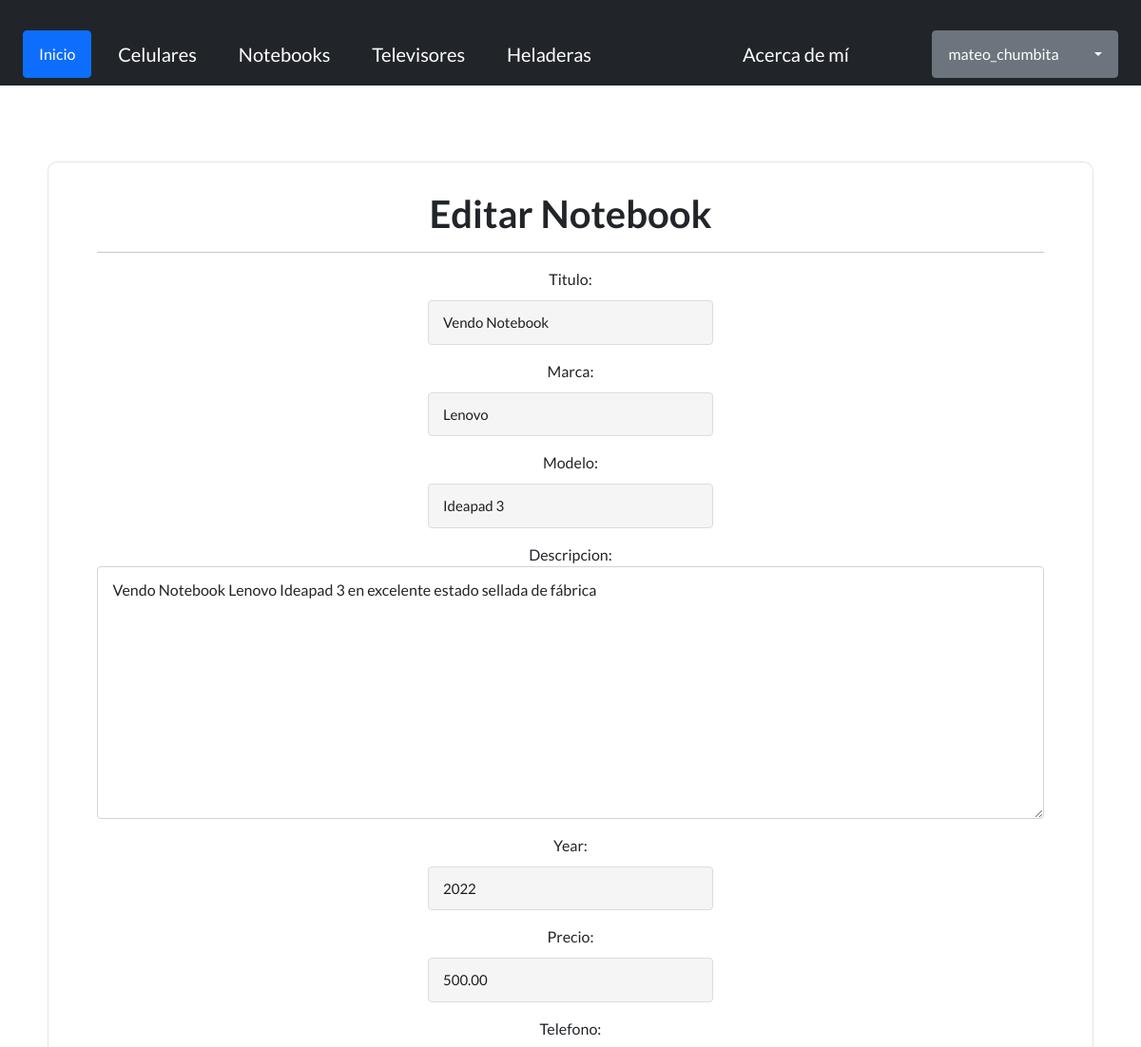
Page /product/editar-notebook/1/ (signed in, upper part) on the earlier database version.
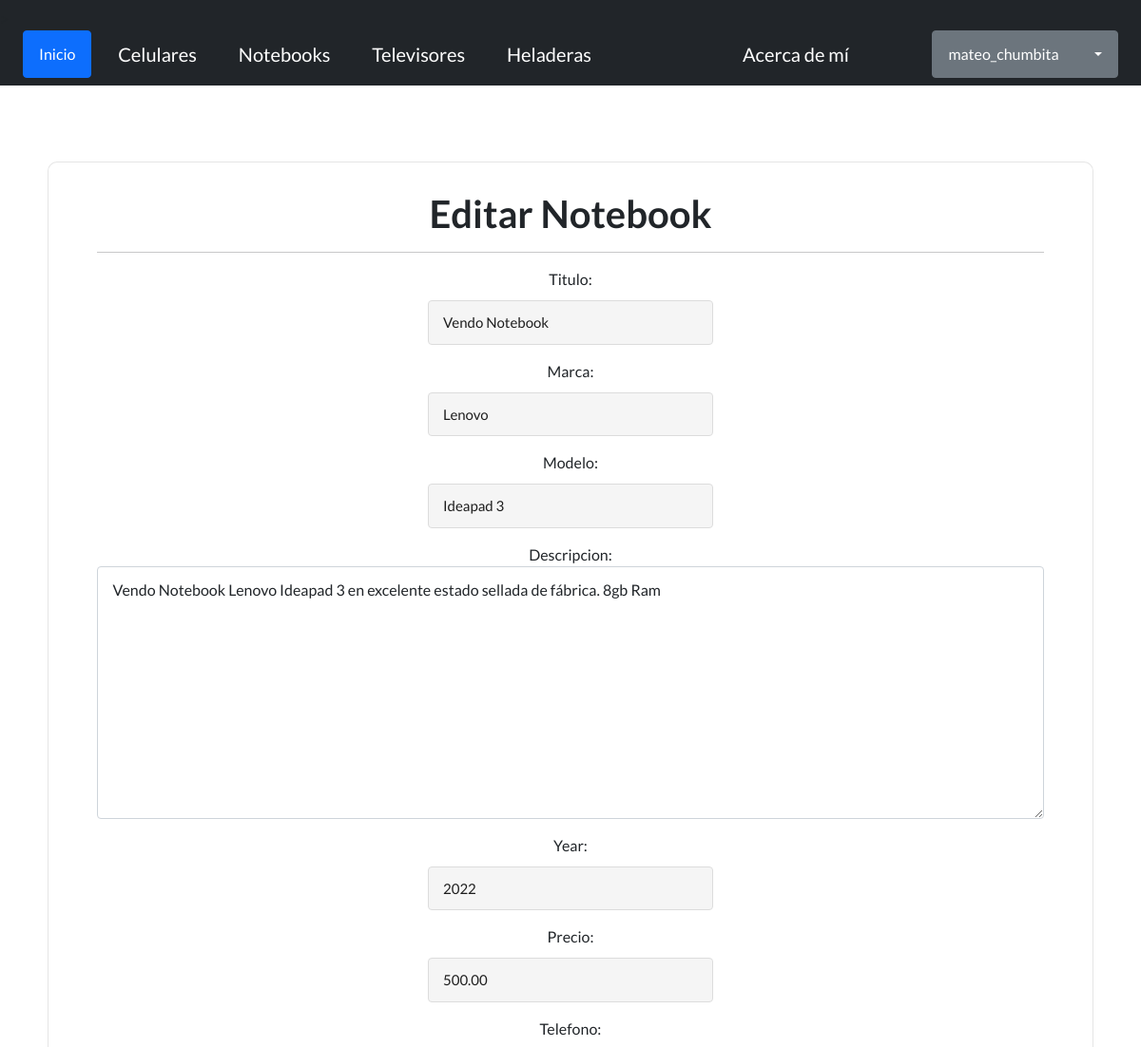
Same page on the later database version.
### product/models.py (models this page shows, shortened)
class Notebook(models.Model):
    usuario = models.ForeignKey(User, on_delete=models.CASCADE, null=True, blank=True)
    titulo = models.CharField(max_length=200)
    marca = models.CharField(max_length=40)
    modelo = models.CharField(max_length=40)
    descripcion = models.TextField(null=True, blank=True)
    year = models.IntegerField()
    precio = models.DecimalField(max_digits=10, decimal_places=2)
    fecha = models.DateTimeField(auto_now_add=True)
    telefono = models.IntegerField()
    email= models.EmailField()
    imagen = models.ImageField(null=True, blank=True, upload_to="imagen_notebook/")

### product/views.py (the view)
# urls.py: path('editar-notebook/<int:pk>/', NotebookUpdateView.as_view(), name="editar_notebook"),
class NotebookUpdateView(LoginRequiredMixin, UpdateView):
    model = Notebook
    form_class =  EdicionNotebookForm
    success_url = reverse_lazy('notebooks')
    template_name = "product/editar_notebook.html"

### product/forms.py
class  EdicionNotebookForm(forms.ModelForm):
    class Meta:
        model = Notebook
        fields = [  'titulo', 'marca', 'modelo', 'descripcion', 'year', 'precio',  'telefono', 'email', 'imagen']
        widgets = {
            'titulo' : forms.TextInput(attrs={'class': 'form-control'}),
            'marca' : forms.TextInput(attrs={'class': 'form-control'}),
            'modelo' : forms.TextInput(attrs={'class': 'form-control'}),
            'descripcion' : forms.Textarea(attrs={'class': 'form-control'}),
            'year' : forms.TextInput(attrs={'class': 'form-control'}),
            'precio' : forms.TextInput(attrs={'class': 'form-control'}),
            'telefono' : forms.TextInput(attrs={'class': 'form-control'}),
            'email' : forms.TextInput(attrs={'class': 'form-control'}),
        }

### product/templates/product/editar_notebook.html (shortened to what this page needs)
{% extends "usuario/base.html" %}
{% block contenido %}
{% if user.id == notebook.usuario.id %}
<div class="login" >
  <div class="form-group">
    <form method="post" enctype="multipart/form-data" style="text-align: center;">
      <h1>Editar Notebook</h1>
      <hr>
      {{ form.as_p }}
    </form>
  </div>
</div>
<br>
{% else %}
<div class="container">
<h4>No tienes acceso a esta pagina!</h4>
</div>
{% endif %}
{% endblock contenido %}

Differences in the rows shown:
changed Notebook "Vendo Notebook": descripcion "Vendo Notebook Lenovo Ideapad 3 en excelente estado sellada de fábrica" → "Vendo Notebook Lenovo Ideapad 3 en excelente estado sellada de fábrica. 8gb Ram"
